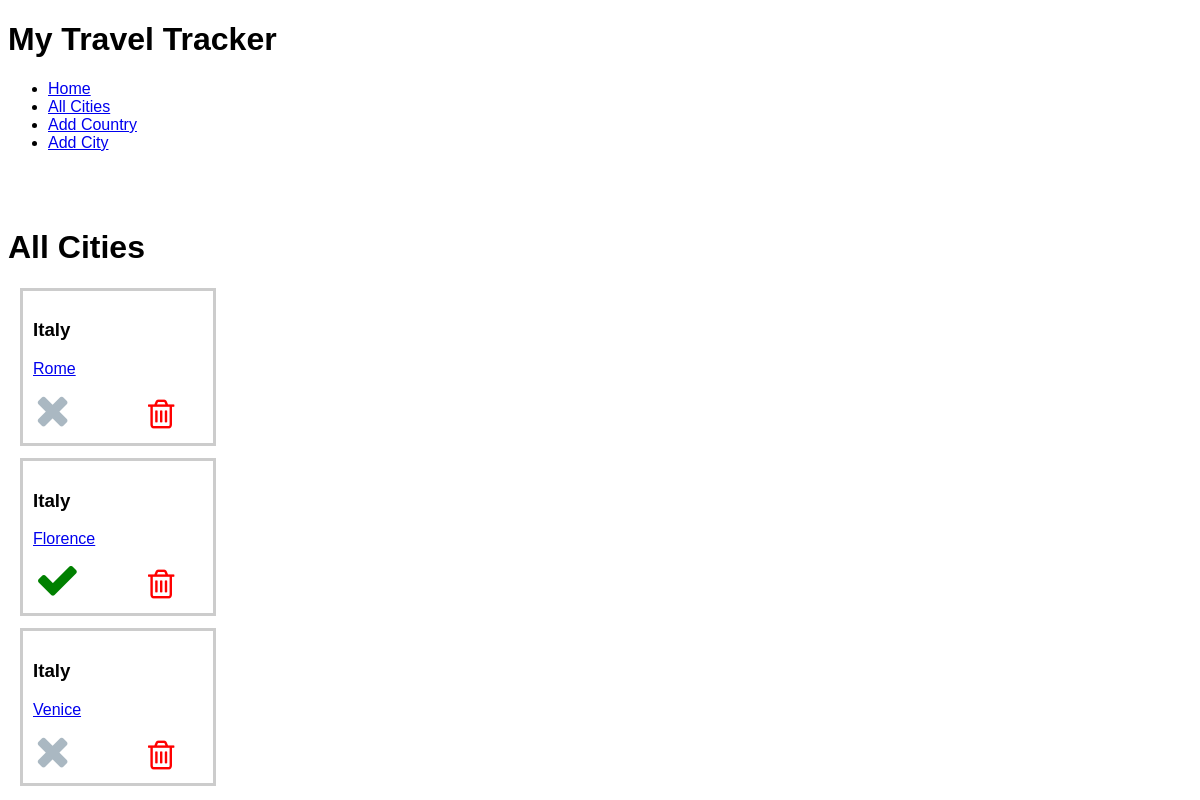
Before: /cities with the older database file.
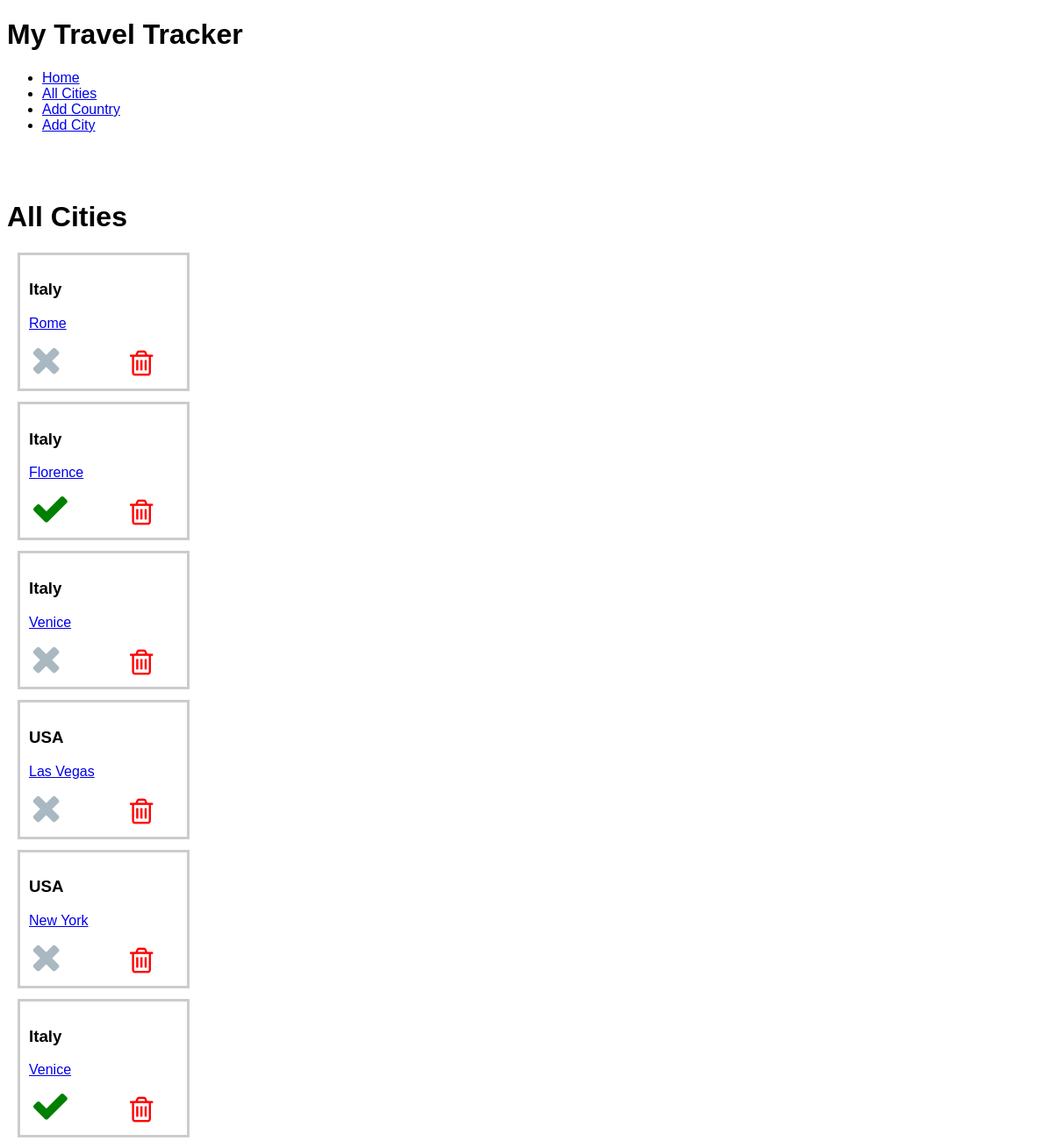
After: the same page with the newer database file.
### tables this page shows
CREATE TABLE cities (
    id INTEGER PRIMARY KEY AUTOINCREMENT,
    name VARCHAR,
    completed BOOLEAN,
    country_id INTEGER NOT NULL,
      FOREIGN KEY (country_id)
        REFERENCES countries (id)
);

CREATE TABLE countries (
    id INTEGER PRIMARY KEY AUTOINCREMENT,
    title VARCHAR
);

### controllers/city_controller.py (the view)
@cities_blueprint.route("/cities")
def cities():
    cities = city_repository.select_all()
    return render_template("cities/index.html", all_cities = cities)

### db/run_sql.py (called while the page is built)
def get_db():
    path = os.path.dirname(os.path.abspath(__file__))
    db = os.path.join(path, "travel_manager.db")
    conn = sqlite3.connect(db)
    conn.execute("PRAGMA foreign_keys = 1")
    conn.row_factory = sqlite3.Row
    return conn

def run_sql(sql, values = []):
    db = get_db()
    cursor = db.cursor()
    cursor.execute(sql, values)
    results = cursor.fetchall()
    db.commit()
    db.close()
    return results

### repositories/city_repository.py (called while the page is built)
def select_all():
    cities = []
    sql = "SELECT * FROM cities"
    results = run_sql(sql)
    for row in results:
        completed = True if row['completed'] == 1 else False
        country = country_repository.select(row['country_id'])
        city = City(row['name'], country, completed, row['id'] )
        cities.append(city)
    return cities

### repositories/country_repository.py (called while the page is built)
def select(id):
    country = None
    sql = "SELECT * FROM countries WHERE id = ?"
    values = [id]
    result = run_sql(sql, values)[0]
    if result is not None:
        country = Country(result['title'], result['id'])
    return country

### templates/cities/index.html
{% extends "base.html" %}
{% block content %}
<h1>All Cities</h1>
{% for city in all_cities %}
<div class="city">
    <div class="content">
        <h3>{{city.country.title}}</h3>
        <div class="description">
            <a href="/cities/{{city.id}}">{{city.name}}</a>
        </div>
        <div class="buttons">
            {% if city.completed == True %}
            <i class="fa fa-check fa-2x" style="color:green" aria-hidden="true"></i>
            {% else %}
            <i class="fa fa-times fa-2x" aria-hidden="true"></i>
            {% endif %}
            <form class="delete-form" action="/cities/{{city.id}}/delete" method="POST">
                <button class="trash-button"><i class="fa fa-trash-o fa-3x" style="color:red"
                        aria-hidden="true"></i></button>
            </form>
        </div>
    </div>
</div>
{% endfor %}
{% endblock %}

### templates/base.html (shortened to what this page needs)
<!DOCTYPE html>
<html lang="en">
<head>
    <link rel="stylesheet" href="https://stackpath.bootstrapcdn.com/font-awesome/4.7.0/css/font-awesome.min.css"
>
    <link rel="stylesheet" href="{{ url_for('static', filename='style.css') }}">
</head>
<body>
    <header>
        <h1>My Travel Tracker</h1>
        <nav>
            <ul class="menu">
                <li><a href="/">Home</a></li>
                <li><a href="/cities">All Cities</a></li>
                <li><a href="/countries/new_country">Add Country</a></li>
                <li><a href="/cities/new">Add City</a></li>
            </ul>
        </nav>
    </header>
    <div class="container">
        {% block content %}{% endblock %}
    </div>
</body>
</html>

### static/style.css (style rules this page uses)
body { font-family: "Helvetica", arial, sans-serif; font-size: 16px; }
.city { display: flex; border: 3px solid #ccc; width: 170px; margin: 12px; padding: 10px; }
.buttons { margin-top: 10px; margin-left: 2px; font-size: 1.4em; color: #aab8c2; }
.buttons i { width: 80px; }
.trash-button { display: contents; font-size: 50%; }
.delete-form { display: inline; }
.container { flex-wrap: wrap; width: 100%; margin: 0 auto; padding-top: 40px; }

Changed rows visible on the page:
added cities: country "USA", name "Las Vegas", completed False (drawn)
added cities: country "USA", name "New York", completed False (drawn)
added cities: country "Italy", name "Venice", completed True (drawn)
